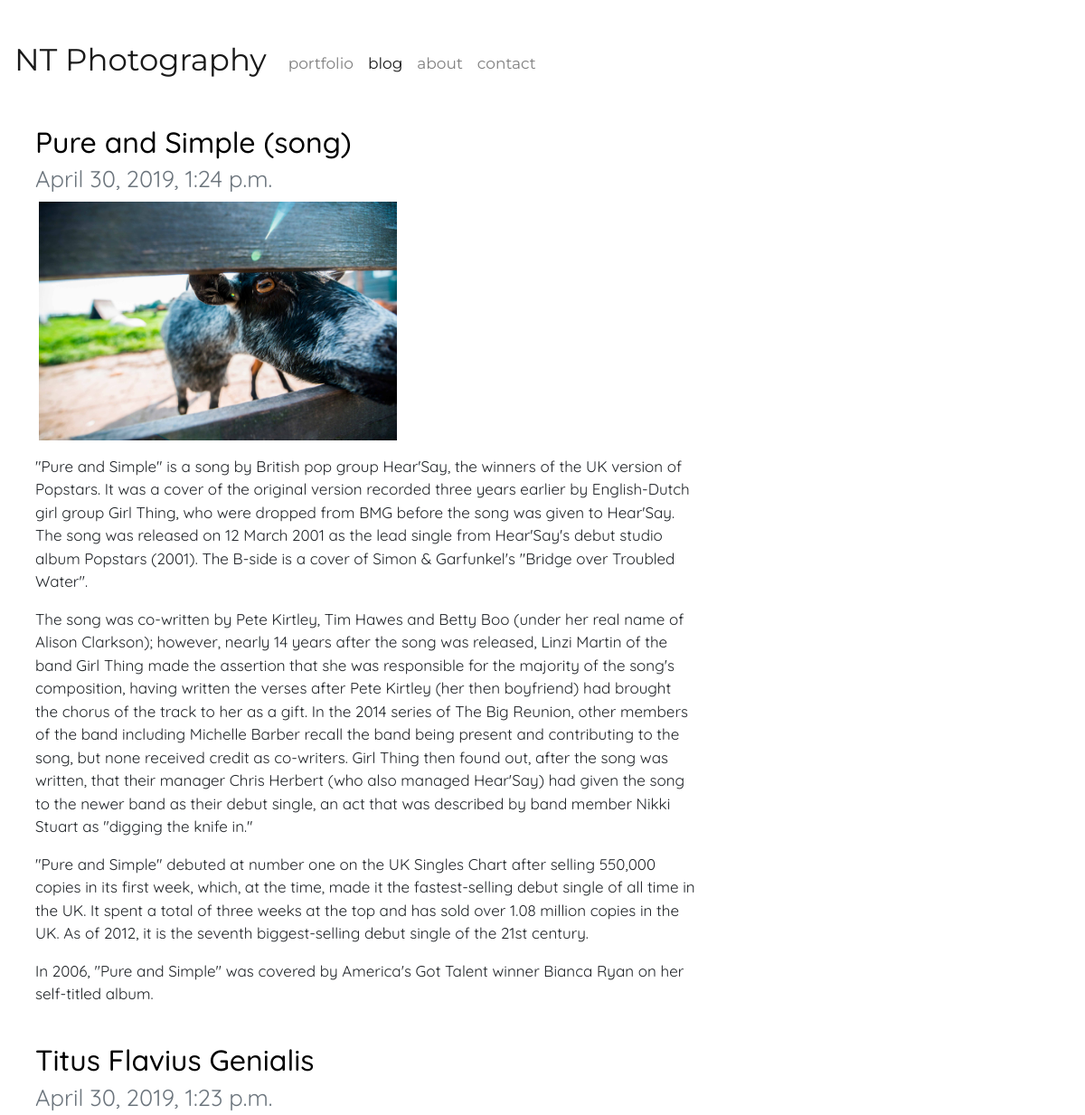
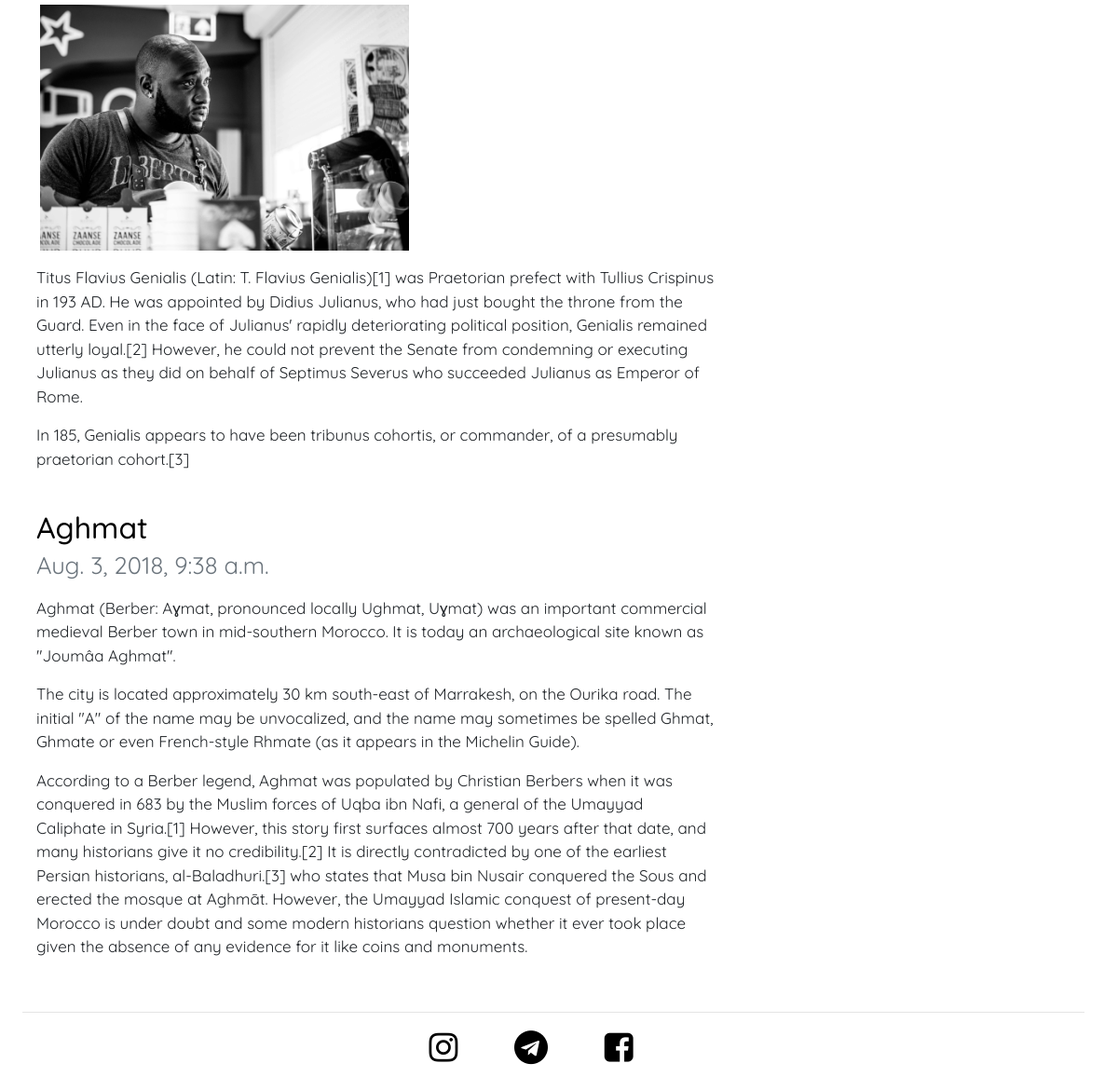
Screenshot of /blog/ with the database file from the repository (2 pictures, top to bottom).
### blog/models.py (models this page shows, shortened)
class Post(models.Model):
    name = models.CharField(max_length=150)
    text = models.TextField(max_length=5000)
    date = models.DateTimeField(auto_now=True)
    image = models.ForeignKey(Picture, blank=True, null=True, on_delete=models.CASCADE)

### portf/models.py (models this page shows, shortened)
class Picture(models.Model):
    name = models.CharField(max_length=150)
    path = models.ImageField(upload_to='photos')
    page = models.CharField(max_length=150)

### blog/views.py (the view)
class BlogPage(ListView):
    model = Post
    def get_context_data(self, **kwargs):
        context = super().get_context_data(**kwargs)
        context['activate'] = 'blog'
        return context
    def get_queryset(self):
        return Post.objects.filter(date__lte=timezone.now()).order_by(
                                                            '-date')

### blog/templates/blog/post_list.html
{% extends "base.html" %}
{% block content %}
<div class="container-fluid">
  <div class="row">
    <div class="col-lg-8 col-md-12 col-sm-12">
      {% for post in post_list  %}
        <h2><a href="{% url 'blog:post_detail' pk=post.pk %}">{{post.name}}</a>
        <br><small class="text-muted">{{post.date}}</small><br></h2>
        {% if post.image %}
          <div id='postimage' class="col-lg-8 col-xs-12 col-xl-7 col-md-12 col-sm-12">
            <img src="{{ post.image.path.url }}" class="img-fluid" alt="Responsive image">
          </div>
        {% endif %}
        <p>{{post.text|safe}}</p>
        <br>
      {% endfor %}
    </div>
  </div>
</div>
{% endblock %}

### portf/templates/portf/base.html (shortened to what this page needs)
<!DOCTYPE html>
{% load staticfiles %}
<html lang="en" dir="ltr">
  <head>
    <link rel="stylesheet" href="https://stackpath.bootstrapcdn.com/bootstrap/4.1.2/css/bootstrap.min.css">
    <link rel="stylesheet" href="{% static 'css/master.css' %}">
    <link rel="stylesheet" href="https://cdnjs.cloudflare.com/ajax/libs/font-awesome/4.7.0/css/font-awesome.min.css">
    <link rel="stylesheet" href="https://cdnjs.cloudflare.com/ajax/libs/ekko-lightbox/5.3.0/ekko-lightbox.css">
  </head>
  <body id="page-top">
    <nav class="navbar fixed-top navbar-expand-lg navbar-light" id="mainNav" style="background-color: #ffffff;">
      <a class="navbar-brand js-scroll-trigger" {% if activate == 'portf:home'%}href="#page-top"{% elif activate == 'blog'%}href="#page-top"{% else %}href="{% url 'portf:home' %}"{% endif %}>NT Photography</a>
      <div class="collapse navbar-collapse" id="navbarNav">
        <ul class="navbar-nav">
          <li class="nav-item">
            <a class="nav-link" href="{% url 'portf:home' %}">portfolio<span class="sr-only">(current)</span></a>
          </li>
          <li class="nav-item">
            <a class="nav-link" href="{% url 'blog:bloghomepage' %}">blog</a>
          </li>
          <li class="nav-item">
            <a class="nav-link" href="{% url 'portf:about' %}">about</a>
          </li>
            <li class="nav-item">
            <a class="nav-link" href="{% url 'portf:contact' %}">contact</a>
          </li>
        </ul>
      </div>
    </nav>
    <br><br><br><br>
    {% block content %}
    {% endblock %}
    <hr>
    <footer id="ftr" class="page-footer font-small special-color-dark pt-2">
      <div class="container">
        <ul id="icons" class="list-unstyled list-inline text-center">
          <li class="list-inline-item">
            <a href="https://www.instagram.com/bloodwithmilk25/" class="fb-ic"><i class="fa fa-instagram fa-lg white-text mr-md-5 mr-3 fa-2x" style="font-size:36px"></i></a>
          </li>
          <li class="list-inline-item">
            <a href="https://t.me/NikitaTonkoshkur" class="fb-ic"><i class="fa fa-telegram fa-lg white-text mr-md-5 mr-3 fa-2x" style="font-size:36px"></i></a>
          </li>
          <li class="list-inline-item">
            <a href="https://www.facebook.com/NikitaTonkoshkur" class="fb-ic"><i class="fa fa-facebook-square fa-lg white-text mr-md-5 mr-3 fa-2x" style="font-size:36px"></i></a>
          </li>
        </ul>
      </div>
    </footer>
  </body>
</html>

### portf/static/css/master.css (style rules this page uses)
body { position: relative; background-color: white; margin-top: 3%; margin-left: 2%; margin-right: 3%; font-size: 17px; font-family: 'Quicksand', sans-serif; }
.navbar-brand { font-size: 2em; }
.nav-link { padding-bottom: 0px; }
a { color: black; }
#mainNav { padding-top: 3%; font-family: 'Montserrat', sans-serif; }
#postimage { position: relative; margin-left: -1.5%; }

### rows the page displays
Post: name "Pure and Simple (song)", date "April 30, 2019, 1:24 p.m.", image.path (picture), text "\"Pure and Simple\" is a song by British pop group Hear'Say, the winners of the UK version of Popstars. It was a cover of the original version recorded three years earlier by English-Dutch girl group Girl Thing, who were dropped from BMG before the song was given to Hear'Say. The song was released on 12 March 2001 as the lead single from Hear'Say's debut studio album Popstars (2001). The B-side is a cover of Simon & Garfunkel's \"Bridge over Troubled Water\". The song was co-written by Pete Kirtley, Tim Hawes and Betty Boo (under her real name of Alison Clarkson); however, nearly 14 years after the song was released, Linzi Martin of the band Girl Thing made the assertion that she was…"
Post: name "Titus Flavius Genialis", date "April 30, 2019, 1:23 p.m.", image.path (picture), text "Titus Flavius Genialis (Latin: T. Flavius Genialis)[1] was Praetorian prefect with Tullius Crispinus in 193 AD. He was appointed by Didius Julianus, who had just bought the throne from the Guard. Even in the face of Julianus' rapidly deteriorating political position, Genialis remained utterly loyal.[2] However, he could not prevent the Senate from condemning or executing Julianus as they did on behalf of Septimus Severus who succeeded Julianus as Emperor of Rome. In 185, Genialis appears to have been tribunus cohortis, or commander, of a presumably praetorian cohort.[3]"
Post: name "Aghmat", date "Aug. 3, 2018, 9:38 a.m.", text "Aghmat (Berber: Aɣmat, pronounced locally Ughmat, Uɣmat) was an important commercial medieval Berber town in mid-southern Morocco. It is today an archaeological site known as \"Joumâa Aghmat\". The city is located approximately 30 km south-east of Marrakesh, on the Ourika road. The initial \"A\" of the name may be unvocalized, and the name may sometimes be spelled Ghmat, Ghmate or even French-style Rhmate (as it appears in the Michelin Guide). According to a Berber legend, Aghmat was populated by Christian Berbers when it was conquered in 683 by the Muslim forces of Uqba ibn Nafi, a general of the Umayyad Caliphate in Syria.[1] However, this story first surfaces almost 700 years after that…"
